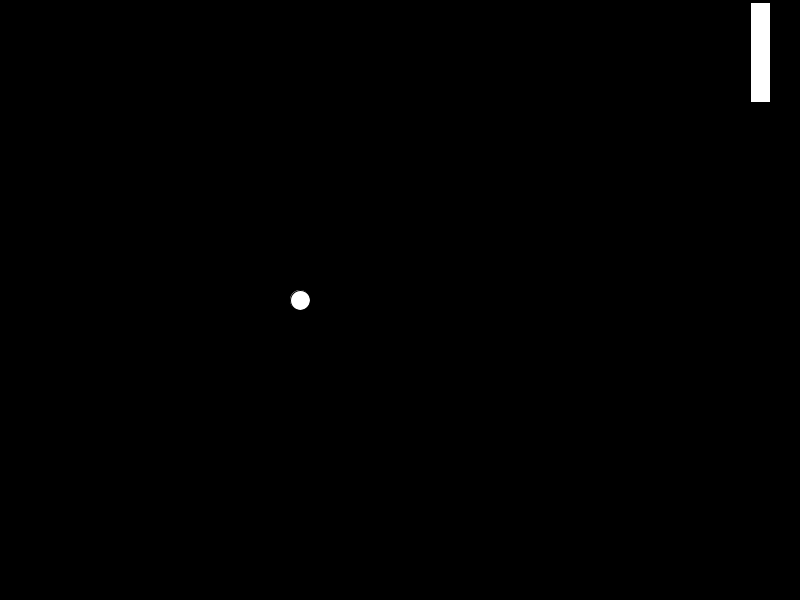
Frame 1 (no input)
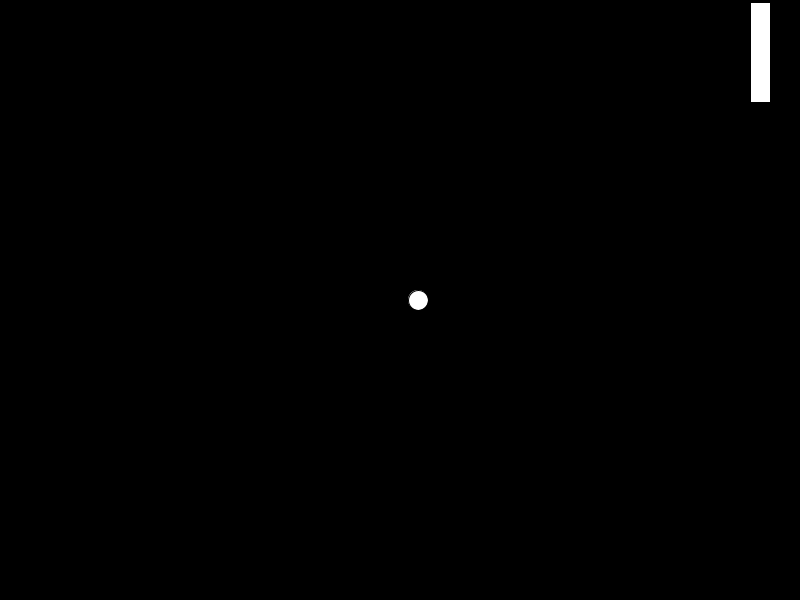
Frame 60 (the mouse pressed at the canvas centre just before this capture)
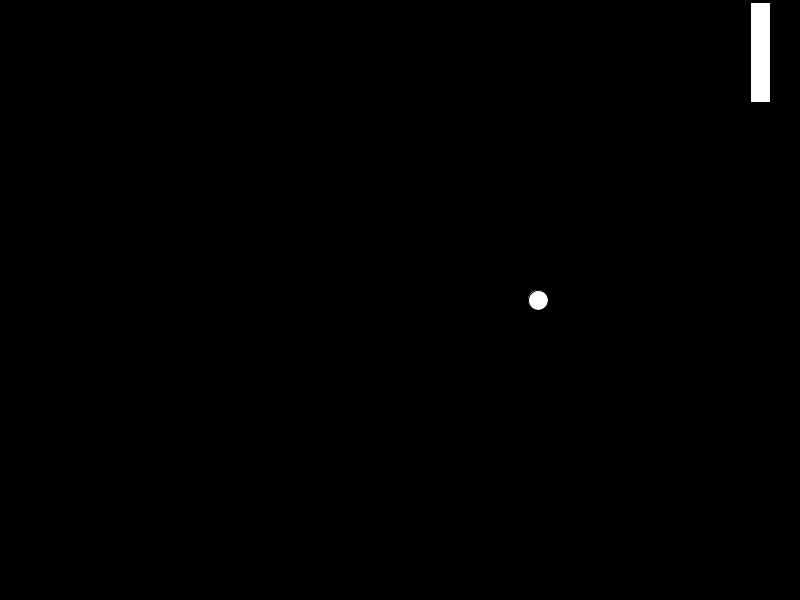
Frame 120 (the mouse held since frame 60 and released just before this capture)

The Processing sketch that drew these frames (run headless with seeded random() and noise(); from frame 60 on, the mouse is pressed at the canvas centre):

// Processing sketch: pong_vert
// ── pong_vert.pde
int bordaX = 50; //borda no eixo X para o bastao
int bastaoY = 2; //posicao do bastao no eixo Y
int velBastao = 5; //velocidade do bastao 

int bolaX = 300; //posicao da bola no eixo x
int bolaY = 300; //posicao da bola no eixo Y
int velBola = 2;
int dirBola = 1;

void settings(){
  size(800, 600);
}

void setup() {
}
void draw() {
  background(0);
  
  rect(width - bordaX, bastaoY, 20, 100);
  movimentaBastao();
  
  ellipse(bolaX, bolaY, 20, 20);
  bolaX = bolaX + velBola * dirBola;
  
  if (bolaX >= width - (bordaX + 10) || bolaX <= 10){
    dirBola = -dirBola;
  }
  
  println(bolaX);
}

void movimentaBastao(){
  if (keyPressed == true){
    switch(keyCode){
      case DOWN:
        if(bastaoY  >= (height - 102)){
          bastaoY = height - 102;
        } else{
          bastaoY = bastaoY + velBastao;
        }
        break;
      case UP:
        if( bastaoY <= 2){
          bastaoY = 2;
        } else{
          bastaoY = bastaoY - velBastao;
        }
        break;
    }
  }
}
